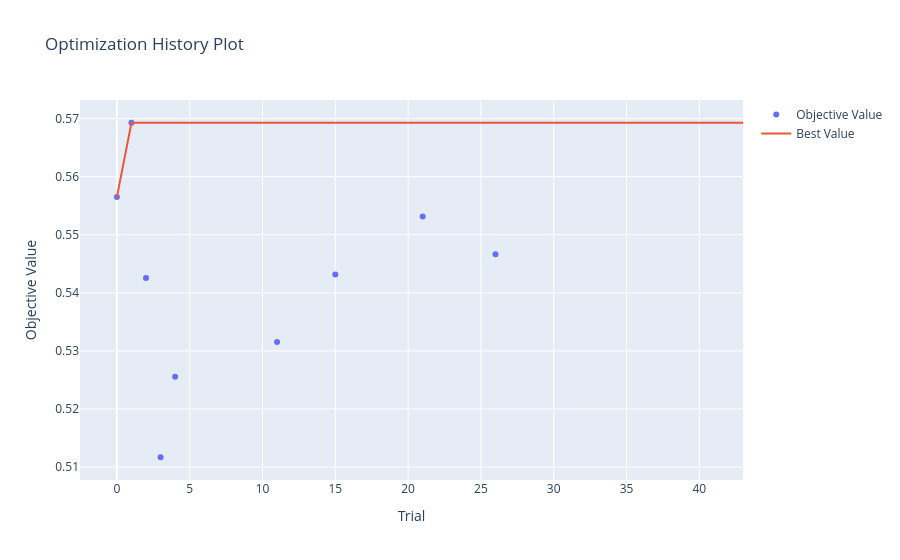

Source (notebook cell):
### Code cell
plot_optimization_history(study)

### Figure 1 — Plotly figure (JSON) as saved in the notebook; plotly's stock layout.template omitted (floating-point values rounded to 4 significant figures)
{"data": [{"mode": "markers", "name": "Objective Value", "type": "scatter", "x": [0, 1, 2, 3, 4, 11, 15, 21, 26], "y": [0.5565, 0.5693, 0.5426, 0.5117, 0.5256, 0.5315, 0.5431, 0.5532, 0.5467]}, {"mode": "lines", "name": "Best Value", "type": "scatter", "x": [0, 1, 2, 3, 4, 5, 6, 7, 8, 9, 10, 11, 12, 13, 14, 15, 16, 17, 18, 19, 20, 21, 22, 23, 24, 25, 26, 27, 28, 29, 30, 31, 32, 33, 34, 35, 36, 37, 38, 39, 40, 41, 42, 43], "y": [0.5565, 0.5693, 0.5693, 0.5693, 0.5693, 0.5693, 0.5693, 0.5693, 0.5693, 0.5693, 0.5693, 0.5693, 0.5693, 0.5693, 0.5693, 0.5693, 0.5693, 0.5693, 0.5693, 0.5693, 0.5693, 0.5693, 0.5693, 0.5693, 0.5693, 0.5693, 0.5693, 0.5693, 0.5693, 0.5693, 0.5693, 0.5693, 0.5693, 0.5693, 0.5693, 0.5693, 0.5693, 0.5693, 0.5693, 0.5693, 0.5693, 0.5693, 0.5693, 0.5693]}, {"marker": {"color": "#cccccc"}, "mode": "markers", "name": "Infeasible Trial", "showlegend": false, "type": "scatter", "x": [], "y": []}], "layout": {"autosize": true, "title": {"text": "Optimization History Plot"}, "xaxis": {"autorange": true, "range": [-2.486, 43], "title": {"text": "Trial"}, "type": "linear"}, "yaxis": {"autorange": true, "range": [0.5069, 0.574], "title": {"text": "Objective Value"}, "type": "linear"}}}
